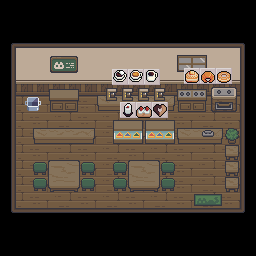

This game map was drawn from its Tiled (.tmx) file and the tilesets committed beside it. A one-line description and the trimmed map source follow:
An orthogonal 16x16 tile map with 16x16 px tiles, 12 tile layers (Background, Machines and Furniture, Trashbin, Wall Decor, ...), 5 tilesets and 1 object.

<map version="1.10" tiledversion="1.11.2" orientation="orthogonal" renderorder="right-down" width="16" height="16" tilewidth="16" tileheight="16" infinite="0" nextlayerid="20" nextobjectid="7">
 <tileset firstgid="1" source="neko-cafe-tilemap.tsx" />
 <tileset firstgid="61" source="neko-cafe-furnitures.tsx" />
 <tileset firstgid="181" source="trashbin.tsx" />
 <tileset firstgid="2331" source="option-boxes.tsx" />
 <tileset firstgid="3755" source="food-and-beverages.tsx" />
 <layer id="1" name="Background" width="16" height="16" locked="1">
  <data>[256 cells, 192 non-empty, 20 distinct tile ids]</data>
 </layer>
 <layer id="2" name="Machines and Furniture" width="16" height="16" locked="1">
  <data>[256 cells, 54 non-empty, 32 distinct tile ids]</data>
 </layer>
 <layer id="5" name="Trashbin" width="16" height="16" locked="1" offsetx="1" offsety="-1.33333">
  <data>[256 cells, 2 non-empty, 2 distinct tile ids]</data>
 </layer>
 <layer id="4" name="Wall Decor" width="16" height="16" locked="1" offsetx="0" offsety="4.33333">
  <data>[256 cells, 8 non-empty, 8 distinct tile ids]</data>
 </layer>
 <layer id="3" name="Coffee Makers" width="16" height="16" locked="1" offsetx="7.33333" offsety="5.33333">
  <data>[256 cells, 4 non-empty, 1 distinct tile ids]</data>
 </layer>
 <layer id="6" name="Register" width="16" height="16" locked="1" offsetx="-8.33333" offsety="-0.666667">
  <data>[256 cells, 1 non-empty, 1 distinct tile ids]</data>
 </layer>
 <layer id="14" name="Pastry Choices Box" width="16" height="16" locked="1" offsetx="-8.25" offsety="6.75">
  <data>[256 cells, 3 non-empty, 1 distinct tile ids]</data>
 </layer>
 <layer id="13" name="Pastry Choices" width="16" height="16" locked="1" offsetx="-8.5" offsety="6.25">
  <data>[256 cells, 3 non-empty, 3 distinct tile ids]</data>
 </layer>
 <layer id="15" name="Coffee Choices Box" width="16" height="16" locked="1" offsetx="0" offsety="5">
  <data>[256 cells, 3 non-empty, 1 distinct tile ids]</data>
 </layer>
 <layer id="16" name="Coffee Choices" width="16" height="16" locked="1" offsetx="-1" offsety="3.75">
  <data>[256 cells, 3 non-empty, 3 distinct tile ids]</data>
 </layer>
 <layer id="18" name="Cooked Choices Box" width="16" height="16" locked="1" offsetx="-8" offsety="4.75">
  <data>[256 cells, 3 non-empty, 1 distinct tile ids]</data>
 </layer>
 <layer id="17" name="Cooked Choices" width="16" height="16" locked="1" offsetx="-8" offsety="3.25">
  <data>[256 cells, 3 non-empty, 3 distinct tile ids]</data>
 </layer>
 <objectgroup id="19" name="Rectangle object">
  <object id="6" x="13.9499" y="46.0347" width="227.384" height="46.7322" />
 </objectgroup>
</map>
